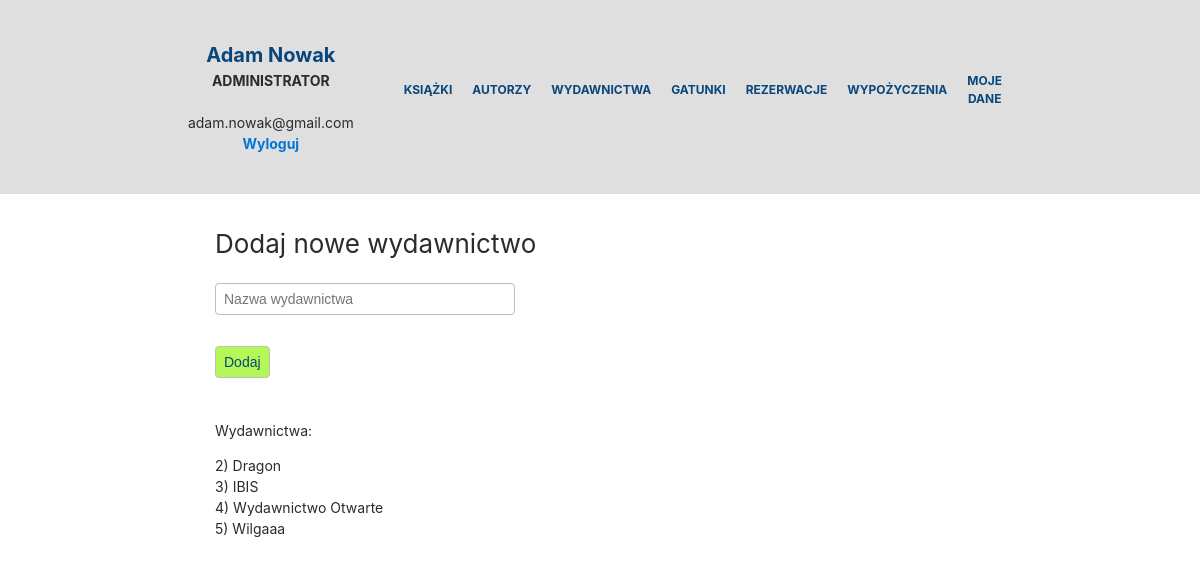
The app's page /administrator/dodaj-wydawnictwo.php (signed in) with its own data.
### tables this page shows
CREATE TABLE `wydawnictwo` (
  `id_wydawnictwa` int(11) NOT NULL,
  `wydawnictwo` text NOT NULL
);

### administrator/dodaj-wydawnictwo.php (the view, shortened to what this page needs)
<?php
require_once('../connect.php');
?>
<!DOCTYPE html>
<html lang="pl_PL">
    <head>
        <link rel="stylesheet" href="../css/style.css">
        <link rel="stylesheet" href="../css/bootstrap.css">
    </head>
    <body>
        <?php
            $connection = mysqli_connect($host, $db_user, $db_password, $db_name);
            mysqli_select_db($connection, "biblioteka");
        ?>
        <div class="dis-flex nav-bar">
            <div>
                <?php
                    echo '<div class="show_logged_user">'.$_SESSION['imie'].' '.$_SESSION['nazwisko'].'</div>';
                    echo '<div class="user_role">';
                        echo "<b>ADMINISTRATOR</b><br/><br/>";
                        echo $_SESSION['email'];
                    echo '<br/><b><a href="../logout.php">Wyloguj</a></b></div>';
                ?>
            </div>
            <div>
                <?php include_once('menu.php'); ?>
            </div>
        </div>
        <div class="content">
            <div class="col-md-12" style="padding-top: 30px;">
                <div class="podtytul"> Dodaj nowe wydawnictwo </div>
                <form method="post">
                    <input name="wydawnictwo" type="text" placeholder="Nazwa wydawnictwa" required/> <br/><br/>
                    <input type="submit" value="Dodaj" />
                </form>
                <br/><br/>
                <p> Wydawnictwa: </p>
                <?php
                    $sql0 = "SELECT * FROM wydawnictwo";
                    $result0 = @$connection -> query($sql0);
                    while($row0 = mysqli_fetch_row($result0)) {
                        echo $row0[0].') '.$row0[1].'<br/>';
                    }
                ?>
            </div>
        </div>
    </body>
</html>

### css/style.css (style rules this page uses)
html { font-family: sans-serif; line-height: 1.15; -ms-text-size-adjust: 100%; -webkit-text-size-adjust: 100%; font-size: 14px; }
body { margin: 0; }
button, input, optgroup, select, textarea { font-family: sans-serif; font-size: 100%; line-height: 1.15; margin: 0; }
button, input { overflow: visible; }
button, html [type="button"], [type="reset"], [type="submit"] { -webkit-appearance: button; }
body { font-family: -apple-system, system-ui, BlinkMacSystemFont, "Segoe UI", Roboto, "Helvetica Neue", Arial, sans-serif; font-size: 1rem; font-weight: normal; line-height: 1.5; color: #292b2c; background-color: #fff; }
p { margin-top: 0; margin-bottom: 1rem; }
a { color: #0275d8; text-decoration: none; }
input, button, select, textarea { line-height: inherit; }
input[type="text"], input[type="password"], input[type="date"], textarea { height: 32px; -khtml-border-radius: 4px; border-radius: 4px; border: 1px solid #bebebe; background-color: #fff; padding-left: 8px; padding-right: 8px; margin-bottom: 10px; width: 300px; }
input[type="submit"] { height: 32px; -khtml-border-radius: 4px; border-radius: 4px; border: 1px solid #bebebe; padding-left: 8px; padding-right: 8px; background: #b4f858; color: #08467b; }
.user_role { width: 100%; text-align: center; }
.podtytul { font-size: 26px; padding-bottom: 20px; }
.dis-flex { display: flex; align-items: center; justify-content: center; }
.nav-bar { background: rgb(223, 223, 223); padding: 40px 200px 40px 200px; }
.show_logged_user { width: 100%; color: #08467b; font-size: 20px; font-weight: bold; text-align: center; word-wrap: normal; }
.content { padding-left: 200px; padding-right: 200px; }

### records on screen
wydawnictwo: id_wydawnictwa "2", wydawnictwo "Dragon"
wydawnictwo: id_wydawnictwa "3", wydawnictwo "IBIS"
wydawnictwo: id_wydawnictwa "4", wydawnictwo "Wydawnictwo Otwarte"
wydawnictwo: id_wydawnictwa "5", wydawnictwo "Wilgaaa"

### other values on screen
$_SESSION['imie'] "Adam"
$_SESSION['nazwisko'] "Nowak"
$_SESSION['email'] "adam.nowak@gmail.com"
